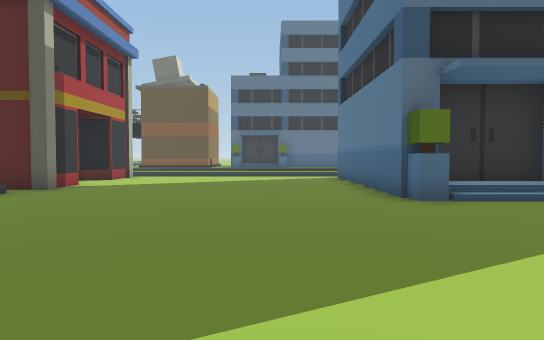
[1] (above)

17 first-person views from a walk through a Unity game level. The camera is 1.5 m above the floor, tilts 2° down and sees 70° across. The floor is counted in squares, 2 m on a side. Each view is taken from the middle of a square. On the plan, view 1 faces up. The plan holds only what a view shows up to about 12 squares ahead; the rest is blank. The place goes on beyond the plan. The player is left out. Some surface patterns are stand-ins.

[2]
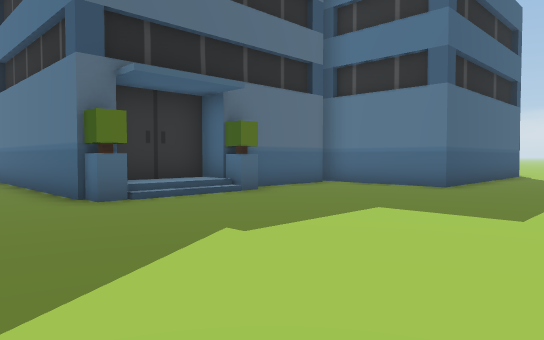

[3]
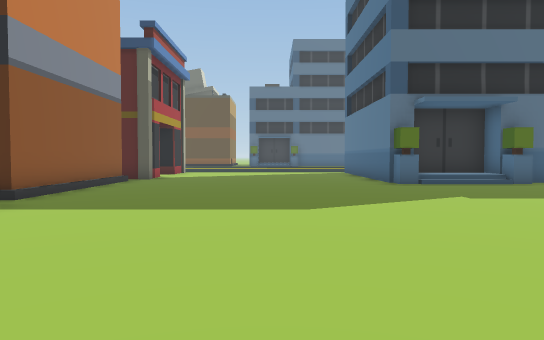

[4]
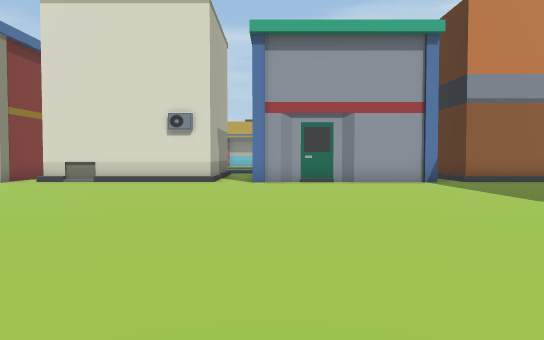

[5]
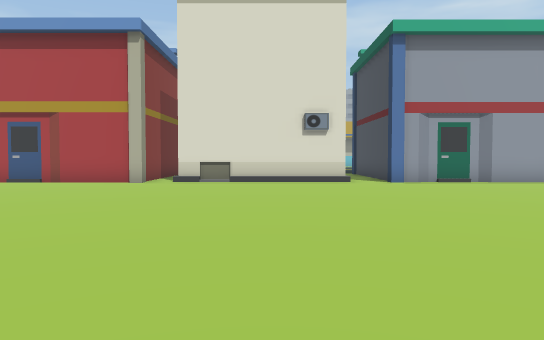

[6]
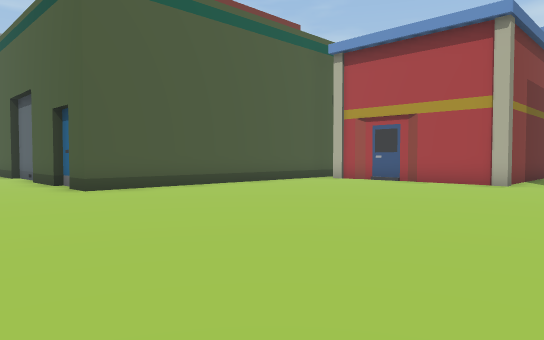

[7]
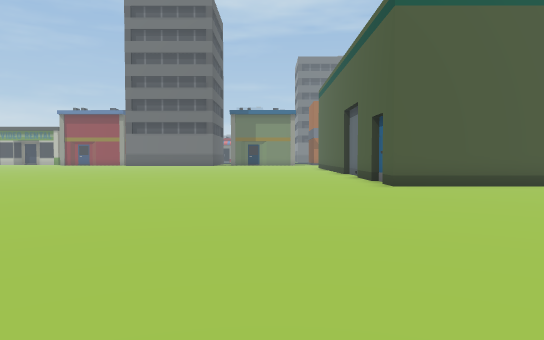

[8]
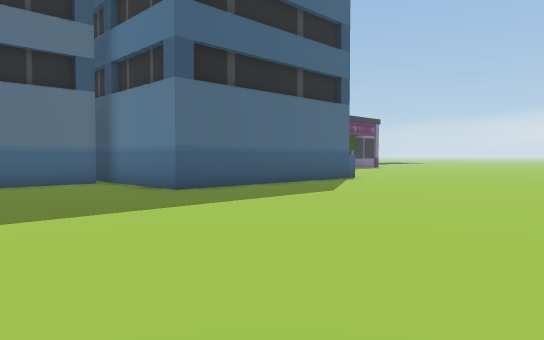

[9]
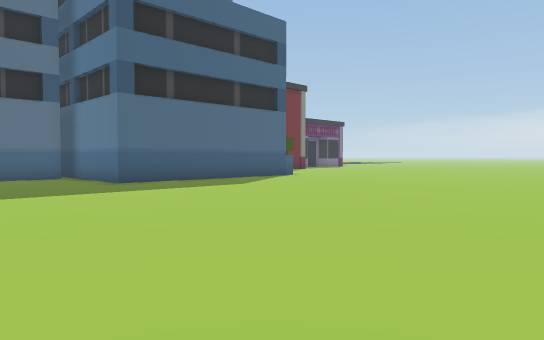

[10]
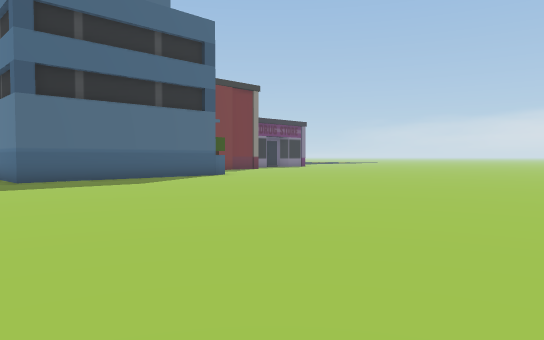

[11]
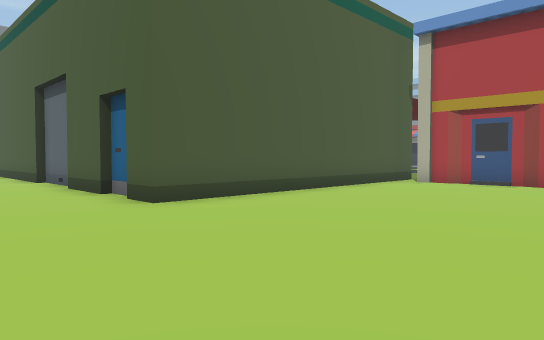

[12]
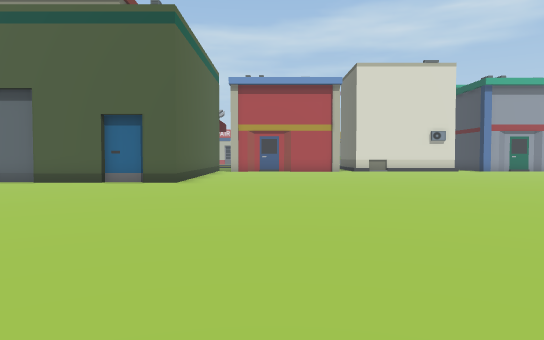

[13]
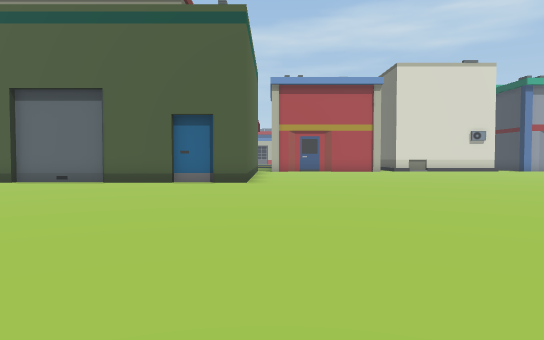

[14]
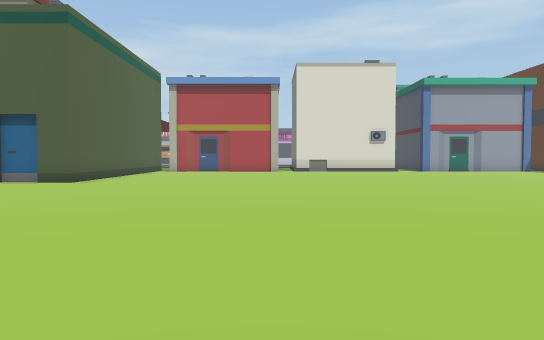

[15]
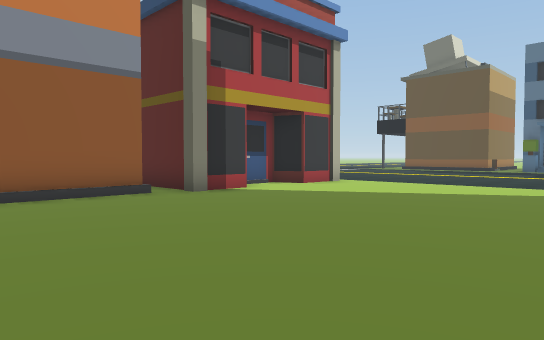

[16]
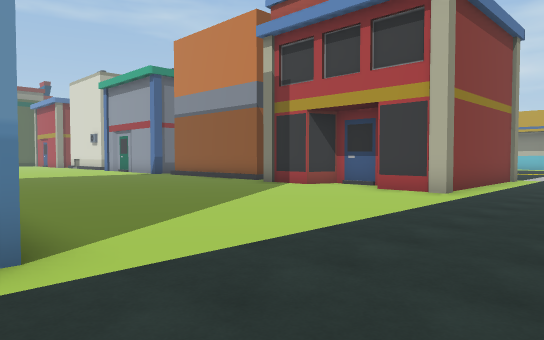

[17]
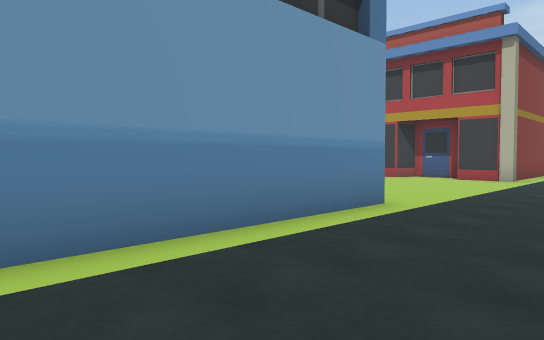

### Floor plan
Key: @ floor where view 1 was taken; # wall or solid block; . floor; B building.
Columns run from 10 left of view 1 to 15 right of it. Each row starts with its distance up from view 1.
 17         .... . .. .
 16      .............
 15 ..................
 14 ######.......#####
 13     ##.......
 12     #........
 11     #........
 10     ##.......
  9   ####.......
  8     .........#####  #
  7     #........#  B####
  6     #...............#
  5     #...............#
  4     #...............#####
  3     #.....................
  2     ......................
  1     #.....................
  0     #.....@...  ..........
 -1     #.....................
 -2     #.....................
 -3     #.....................
 -4     ......................
 -5     #.....................
 -6     #.....................
 -7     #.....................
 -8     #.....................
 -9     #..................
-10    ....................
-11   ####................. .
-12      #.................
-13     ##.................
-14     #.................. .
-15     ##.................
-16      #................. .
-17      ########...........
-18             #............
-19             ##...........
-20             ##......
-21             #.....

Positions as (right, up) in squares from view 1, and headings:
1: (0, 0), facing up
2: (0, 0), facing up-right
3: (-1, -4), facing up
4: (6, -3), facing left
5: (6, -7), facing left
6: (6, -8), facing down-left
7: (6, -7), facing down
8: (5, -4), facing up-right
9: (5, -7), facing up-right
10: (7, -9), facing up-right
11: (6, -11), facing down-left
12: (14, -14), facing left
13: (14, -16), facing left
14: (14, -11), facing left
15: (2, 4), facing up-left
16: (3, 17), facing down-left
17: (8, 17), facing down-left
